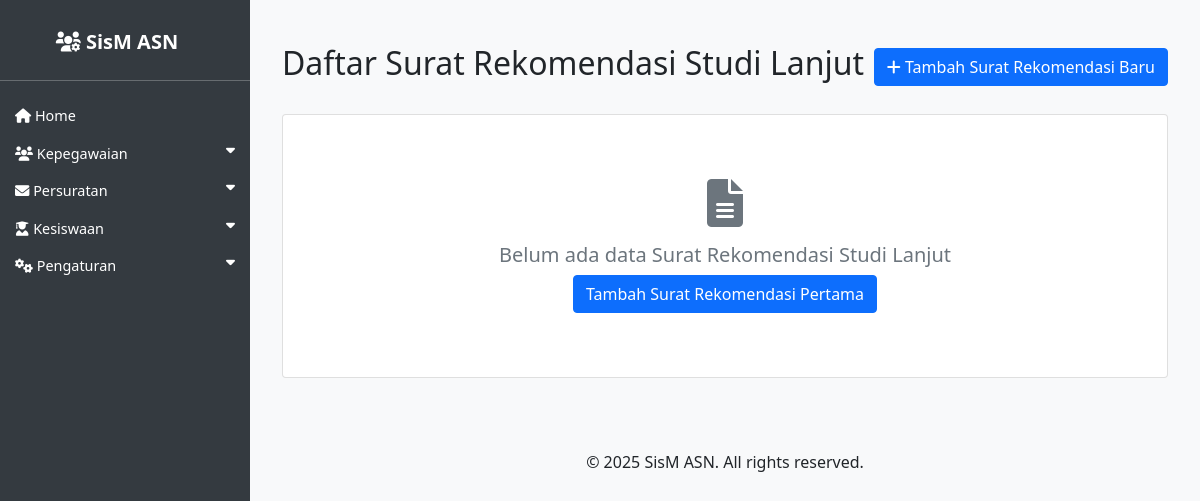
Page /asn/surat_rekomendasi/ on the earlier database version.
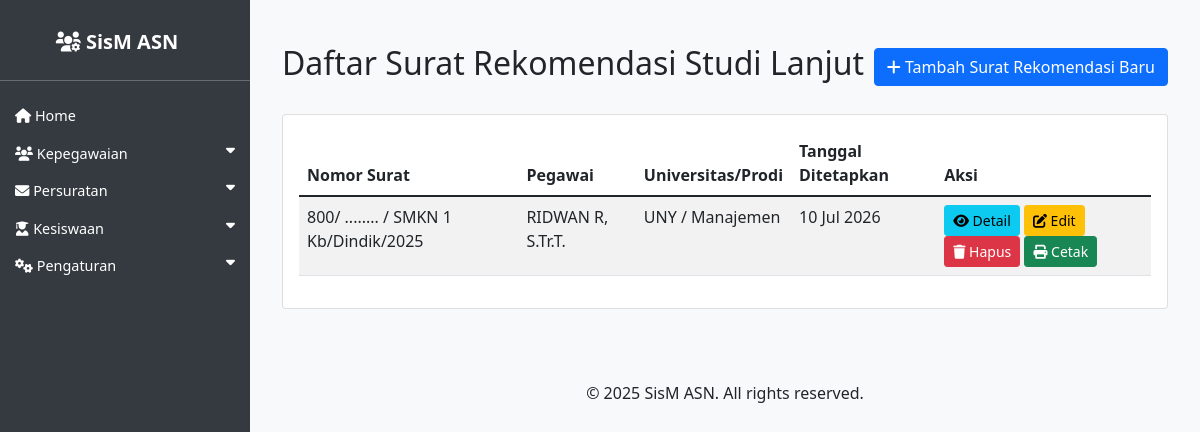
Same page on the later database version.
### asn_app/models.py (models this page shows, shortened)
class SuratRekomendasiStudiLanjut(models.Model):
    DEFAULT_PERTIMBANGAN = (
        "Pegawai yang bersangkutan memiliki dedikasi dan kinerja yang baik selama bekerja di instansi kami.\n"
        "Bidang ilmu yang akan dipelajari relevan dengan kebutuhan pengembangan kompetensi serta peningkatan efektivitas pelayanan di unit kerja kami.\n"
        "Pegawai memiliki potensi akademik yang baik serta kemampuan untuk mengaplikasikan ilmu yang didapat bagi kemajuan instansi."
    )
    nomor_surat = models.CharField(max_length=100, verbose_name='Nomor Surat')
    kop_surat = models.ForeignKey(KopSurat, on_delete=models.SET_NULL, null=True, blank=True, verbose_name='Kop Surat')
    penandatangan = models.ForeignKey(ASN, on_delete=models.SET_NULL, null=True, blank=True, related_name='rekomendasi_penandatangan', verbose_name='Pimpinan (Atasan)')
    instansi = models.CharField(max_length=200, verbose_name='Nama Instansi/Sekolah/Organisasi')
    pegawai = models.ForeignKey(ASN, on_delete=models.SET_NULL, null=True, blank=True, related_name='rekomendasi_pegawai', verbose_name='Pegawai')
    nama_universitas = models.CharField(max_length=200, verbose_name='Nama Universitas/Kampus')
    program_studi = models.CharField(max_length=200, verbose_name='Nama Program Studi')
    pertimbangan = models.TextField(blank=True, default=DEFAULT_PERTIMBANGAN, verbose_name='Pertimbangan Rekomendasi')
    tempat_ditetapkan = models.CharField(max_length=100, verbose_name='Tempat Ditetapkan')
    tanggal_ditetapkan = models.DateField(verbose_name='Tanggal Ditetapkan')
    created_at = models.DateTimeField(auto_now_add=True)
    updated_at = models.DateTimeField(auto_now=True)
    class Meta:
        verbose_name_plural = "Surat Rekomendasi Studi Lanjut"
        ordering = ['-tanggal_ditetapkan']

class ASN(models.Model):
    JENIS_KELAMIN_CHOICES = [
        ('L', 'Laki-laki'),
        ('P', 'Perempuan'),
    ]
    AGAMA_CHOICES = [
        ('ISLAM', 'Islam'),
        ('KRISTEN', 'Kristen'),
        ('KATOLIK', 'Katolik'),
        ('HINDU', 'Hindu'),
        ('BUDDHA', 'Buddha'),
        ('KONGHUCU', 'Konghucu'),
    ]
    nip = models.CharField(max_length=18, unique=True, null=True, blank=True)
    nama = models.CharField(max_length=100)
    tempat_lahir = models.CharField(max_length=50)
    tanggal_lahir = models.DateField()
    jenis_kelamin = models.CharField(max_length=1, choices=JENIS_KELAMIN_CHOICES)
    agama = models.CharField(max_length=10, choices=AGAMA_CHOICES)
    alamat = models.TextField()
    email = models.EmailField()
    telepon = models.CharField(max_length=15)
    jabatan = models.CharField(max_length=100)
    pangkat = models.CharField(max_length=50, null=True, blank=True)
    golongan = models.CharField(max_length=5, null=True, blank=True)
    nama_istri_suami = models.CharField(max_length=100, blank=True, null=True, verbose_name='Nama Istri/Suami')
    unit_kerja = models.CharField(max_length=100)
    foto = models.ImageField(upload_to='asn_fotos/', blank=True, null=True)
    created_at = models.DateTimeField(auto_now_add=True)
    updated_at = models.DateTimeField(auto_now=True)

### asn_app/views.py (the view)
# urls.py: path('surat_rekomendasi/', views.surat_rekomendasi_list, name='surat_rekomendasi_list'),
def surat_rekomendasi_list(request):
    logger = logging.getLogger(__name__)
    queryset = SuratRekomendasiStudiLanjut.objects.filter(pk__isnull=False).order_by('-created_at')
    paginator = Paginator(queryset, 10)
    page_number = request.GET.get('page')
    page_obj = paginator.get_page(page_number)
    return render(request, 'asn_app/surat_rekomendasi_list.html', {'page_obj': page_obj})

### asn_app/templates/asn_app/surat_rekomendasi_list.html
{% extends 'asn_app/base.html' %}
{% load i18n %}
{% load indonesian_date_tags %}
{% block content %}
<div class="container mt-4">
    <div class="row">
        <div class="col-md-12">
            <div class="d-flex justify-content-between align-items-center mb-4">
                <h2>Daftar Surat Rekomendasi Studi Lanjut</h2>
                <a href="{% url 'surat_rekomendasi_create' %}" class="btn btn-primary">
                    <i class="fas fa-plus"></i> Tambah Surat Rekomendasi Baru
                </a>
            </div>
            <div class="card">
                <div class="card-body">
                    {% if page_obj %}
                        <div class="table-responsive">
                            <table class="table table-striped">
                                <thead>
                                    <tr>
                                        <th>Nomor Surat</th>
                                        <th>Pegawai</th>
                                        <th>Universitas/Prodi</th>
                                        <th>Tanggal Ditetapkan</th>
                                        <th>Aksi</th>
                                    </tr>
                                </thead>
                                <tbody>
                                    {% for surat in page_obj %}
                                    <tr>
                                        <td>{{ surat.nomor_surat }}</td>
                                        <td>
                                            {% if surat.pegawai %}{{ surat.pegawai.nama }}{% else %}-{% endif %}
                                        </td>
                                        <td>{{ surat.nama_universitas }} / {{ surat.program_studi }}</td>
                                        <td>{{ surat.tanggal_ditetapkan|indonesian_date:"%d %b %Y" }}</td>
                                        <td>
                                            {% if surat.pk %}
                                                <a href="{% url 'surat_rekomendasi_detail' surat.pk %}" class="btn btn-sm btn-info">
                                                    <i class="fas fa-eye"></i> Detail
                                                </a>
                                                <a href="{% url 'surat_rekomendasi_update' surat.pk %}" class="btn btn-sm btn-warning">
                                                    <i class="fas fa-edit"></i> Edit
                                                </a>
                                                <a href="{% url 'surat_rekomendasi_delete' surat.pk %}" class="btn btn-sm btn-danger">
                                                    <i class="fas fa-trash"></i> Hapus
                                                </a>
                                                <a href="{% url 'surat_rekomendasi_export_pdf' surat.pk %}" class="btn btn-sm btn-success" target="_blank">
                                                    <i class="fas fa-print"></i> Cetak
                                                </a>
                                            {% else %}
                                                <span class="text-muted">No Actions</span>
                                            {% endif %}
                                        </td>
                                    </tr>
                                    {% endfor %}
                                </tbody>
                            </table>
                        </div>
                    {% else %}
                        <div class="text-center py-5">
                            <i class="fas fa-file-alt fa-3x text-muted mb-3"></i>
                            <h5 class="text-muted">Belum ada data Surat Rekomendasi Studi Lanjut</h5>
                            <a href="{% url 'surat_rekomendasi_create' %}" class="btn btn-primary">Tambah Surat Rekomendasi Pertama</a>
                        </div>
                    {% endif %}
                </div>
            </div>
        </div>
    </div>
</div>
{% endblock %}

Differences in the rows shown:
added SuratRekomendasiStudiLanjut: nomor_surat "800/ ........ / SMKN 1 Kb/Dindik/2025", pegawai.nama "RIDWAN R, S.Tr.T.", nama_universitas "UNY", program_studi "Manajemen", tanggal_ditetapkan|indonesian_date "10 Jul 2026", shows "Detail"
Other differences:
text no longer shown: "Belum ada data Surat Rekomendasi Studi Lanjut Tambah Surat Rekomendasi Pertama"
text now shown: "Nomor Surat Pegawai Universitas/Prodi Tanggal Ditetapkan Aksi"
